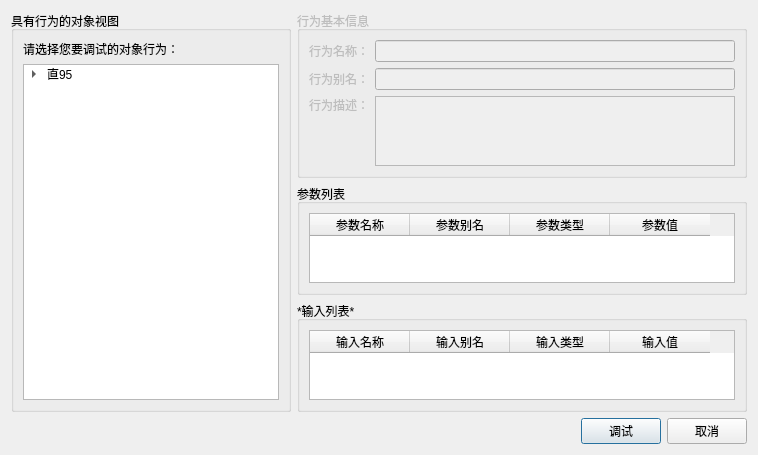
<?xml version="1.0" encoding="UTF-8"?>
<ui version="4.0">
 <class>BehaviorDebugDialog</class>
 <widget class="QDialog" name="BehaviorDebugDialog">
  <property name="geometry">
   <rect>
    <x>0</x>
    <y>0</y>
    <width>758</width>
    <height>436</height>
   </rect>
  </property>
  <property name="windowTitle">
   <string>对象行为调试</string>
  </property>
  <property name="windowIcon">
   <iconset resource="../ModelingTool.qrc">
    <normaloff>:/ModelingTool/Images/behaviorDebug.png</normaloff>:/ModelingTool/Images/behaviorDebug.png</iconset>
  </property>
  <property name="modal">
   <bool>false</bool>
  </property>
  <layout class="QGridLayout" name="gridLayout_7">
   <item row="0" column="0">
    <layout class="QGridLayout" name="gridLayout_6">
     <item row="0" column="0" rowspan="3">
      <widget class="QGroupBox" name="groupBox">
       <property name="title">
        <string>具有行为的对象视图</string>
       </property>
       <layout class="QGridLayout" name="gridLayout">
        <item row="0" column="0">
         <layout class="QVBoxLayout" name="verticalLayout">
          <item>
           <widget class="QLabel" name="label">
            <property name="text">
             <string>请选择您要调试的对象行为：</string>
            </property>
           </widget>
          </item>
          <item>
           <widget class="QTreeWidget" name="treeWidget_objects">
            <property name="sizePolicy">
             <sizepolicy hsizetype="Minimum" vsizetype="Expanding">
              <horstretch>0</horstretch>
              <verstretch>0</verstretch>
             </sizepolicy>
            </property>
            <property name="minimumSize">
             <size>
              <width>120</width>
              <height>0</height>
             </size>
            </property>
            <property name="maximumSize">
             <size>
              <width>16777215</width>
              <height>16777215</height>
             </size>
            </property>
            <attribute name="headerVisible">
             <bool>false</bool>
            </attribute>
            <column>
             <property name="text">
              <string>1</string>
             </property>
            </column>
            <item>
             <property name="text">
              <string>直95</string>
             </property>
             <property name="icon">
              <iconset resource="../ModelingTool.qrc">
               <normaloff>:/ModelingTool/Images/object.png</normaloff>:/ModelingTool/Images/object.png</iconset>
             </property>
             <item>
              <property name="text">
               <string>飞行行为</string>
              </property>
              <property name="icon">
               <iconset resource="../ModelingTool.qrc">
                <normaloff>:/ModelingTool/Images/behaviorComponent.png</normaloff>:/ModelingTool/Images/behaviorComponent.png</iconset>
              </property>
             </item>
             <item>
              <property name="text">
               <string>打击行为</string>
              </property>
              <property name="icon">
               <iconset resource="../ModelingTool.qrc">
                <normaloff>:/ModelingTool/Images/behaviorComponent.png</normaloff>:/ModelingTool/Images/behaviorComponent.png</iconset>
              </property>
             </item>
             <item>
              <property name="text">
               <string>巡航行为</string>
              </property>
              <property name="icon">
               <iconset resource="../ModelingTool.qrc">
                <normaloff>:/ModelingTool/Images/behaviorComponent.png</normaloff>:/ModelingTool/Images/behaviorComponent.png</iconset>
              </property>
             </item>
            </item>
           </widget>
          </item>
         </layout>
        </item>
       </layout>
      </widget>
     </item>
     <item row="0" column="1">
      <widget class="QGroupBox" name="groupBox_2">
       <property name="enabled">
        <bool>false</bool>
       </property>
       <property name="title">
        <string>行为基本信息</string>
       </property>
       <property name="checkable">
        <bool>false</bool>
       </property>
       <property name="checked">
        <bool>false</bool>
       </property>
       <layout class="QGridLayout" name="gridLayout_3">
        <item row="0" column="0">
         <layout class="QGridLayout" name="gridLayout_2">
          <item row="0" column="0">
           <widget class="QLabel" name="label_2">
            <property name="text">
             <string>行为名称：</string>
            </property>
           </widget>
          </item>
          <item row="0" column="1">
           <widget class="QLineEdit" name="lineEdit_name"/>
          </item>
          <item row="1" column="0">
           <widget class="QLabel" name="label_3">
            <property name="text">
             <string>行为别名：</string>
            </property>
           </widget>
          </item>
          <item row="1" column="1">
           <widget class="QLineEdit" name="lineEdit_alias"/>
          </item>
          <item row="2" column="0">
           <layout class="QVBoxLayout" name="verticalLayout_2">
            <item>
             <widget class="QLabel" name="label_4">
              <property name="text">
               <string>行为描述：</string>
              </property>
             </widget>
            </item>
            <item>
             <spacer name="verticalSpacer">
              <property name="orientation">
               <enum>Qt::Vertical</enum>
              </property>
              <property name="sizeHint" stdset="0">
               <size>
                <width>20</width>
                <height>40</height>
               </size>
              </property>
             </spacer>
            </item>
           </layout>
          </item>
          <item row="2" column="1">
           <widget class="QTextEdit" name="textEdit_desc"/>
          </item>
         </layout>
        </item>
       </layout>
      </widget>
     </item>
     <item row="1" column="1">
      <widget class="QGroupBox" name="groupBox_3">
       <property name="enabled">
        <bool>true</bool>
       </property>
       <property name="title">
        <string>参数列表</string>
       </property>
       <property name="checkable">
        <bool>false</bool>
       </property>
       <property name="checked">
        <bool>false</bool>
       </property>
       <layout class="QGridLayout" name="gridLayout_4">
        <item row="0" column="0">
         <widget class="QTableWidget" name="tableWidget_params">
          <column>
           <property name="text">
            <string>参数名称</string>
           </property>
          </column>
          <column>
           <property name="text">
            <string>参数别名</string>
           </property>
          </column>
          <column>
           <property name="text">
            <string>参数类型</string>
           </property>
          </column>
          <column>
           <property name="text">
            <string>参数值</string>
           </property>
          </column>
         </widget>
        </item>
       </layout>
      </widget>
     </item>
     <item row="2" column="1">
      <widget class="QGroupBox" name="groupBox_4">
       <property name="title">
        <string>*输入列表*</string>
       </property>
       <layout class="QGridLayout" name="gridLayout_5">
        <item row="0" column="0">
         <widget class="QTableWidget" name="tableWidget_inputs">
          <column>
           <property name="text">
            <string>输入名称</string>
           </property>
          </column>
          <column>
           <property name="text">
            <string>输入别名</string>
           </property>
          </column>
          <column>
           <property name="text">
            <string>输入类型</string>
           </property>
          </column>
          <column>
           <property name="text">
            <string>输入值</string>
           </property>
          </column>
         </widget>
        </item>
       </layout>
      </widget>
     </item>
     <item row="3" column="0" colspan="2">
      <layout class="QHBoxLayout" name="horizontalLayout">
       <item>
        <spacer name="horizontalSpacer">
         <property name="orientation">
          <enum>Qt::Horizontal</enum>
         </property>
         <property name="sizeHint" stdset="0">
          <size>
           <width>288</width>
           <height>20</height>
          </size>
         </property>
        </spacer>
       </item>
       <item>
        <widget class="QPushButton" name="pushButton_debug">
         <property name="text">
          <string>调试</string>
         </property>
         <property name="icon">
          <iconset resource="../ModelingTool.qrc">
           <normaloff>:/ModelingTool/Images/behaviorDebug.png</normaloff>:/ModelingTool/Images/behaviorDebug.png</iconset>
         </property>
        </widget>
       </item>
       <item>
        <widget class="QPushButton" name="pushButton_cancel">
         <property name="text">
          <string>取消</string>
         </property>
        </widget>
       </item>
      </layout>
     </item>
    </layout>
   </item>
  </layout>
 </widget>
 <resources>
  <include location="../ModelingTool.qrc"/>
 </resources>
 <connections/>
</ui>
